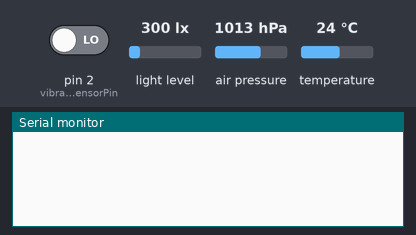
Simulated run of this sketch. Board: Arduino Uno, built with avr-gcc and run on an emulated ATmega328P. Shown: the last lines printed to the serial monitor. The test bench sets the inputs (shaded band); at power-on: light level 300 lx, pin 2 (vibrationSensorPin) LOW, air pressure 1013 hPa, temperature 24 °C.

Above: at 1.2 s.
1.3 s: light level set to 40 lx
At 2.9 s:
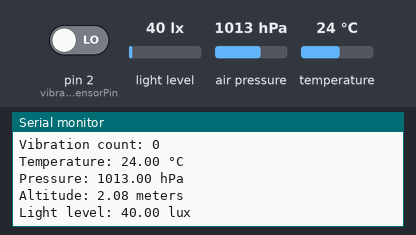
3.6 s: pin 2 (vibrationSensorPin) driven HIGH
5.1 s: air pressure set to 952 hPa
6.6 s: temperature set to 12 °C
At 6.6 s:
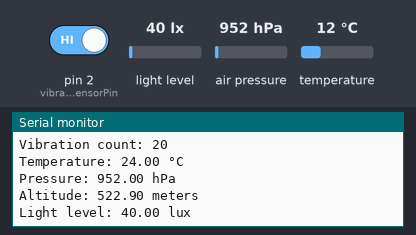
8.1 s: pin 2 (vibrationSensorPin) driven LOW
Timing chart, 0 to 10.6 s (numbered marks = the images above; inputs shaded):
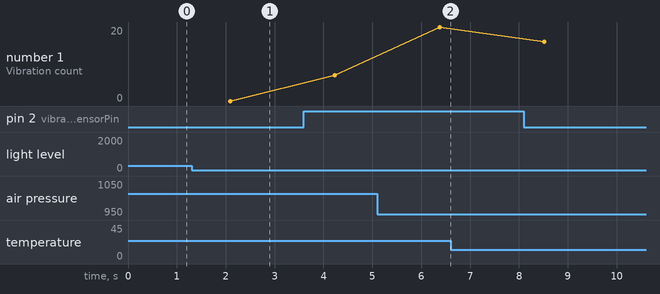

Measured:
- after the input at 1.3 s, the serial monitor: prints a new line after 0.89 s (image 1)
- plotted number 1: 0 → 7 after the input at 3.6 s, 20 → 16 after the input at 8.1 s

The sketch:

Final_code2.ino
```cpp
#include <Wire.h>
#include <Adafruit_BMP280.h>
#include <BH1750.h> // Updated library
#include <DHT11.h>

// Vibration sensor
const int vibrationSensorPin = 2; // Change to D7
int sensorValue = 0;
unsigned long startTime = 0;
unsigned long elapsedTime = 0;
const unsigned long interval = 2000; // Interval in milliseconds (2 seconds)
int vibrationCount = 0;
const int threshold = 500;

// BMP280
Adafruit_BMP280 bmp;
float temperature;
float pressure;
float altitude;

// Light sensor (GY-302) - BH1750
BH1750 lightSensor;

// DHT11
// DHT11 DHT;

void setup() {
  Serial.begin(9600);

  // BMP280 setup
  if (!bmp.begin()) {
    Serial.println(F("Could not find a valid BMP280 sensor, check wiring!"));
    while (1);
  }

  // Light sensor setup
  //lightSensor.begin();
  //lightSensor.configure(BH1750_CONTINUOUS_HIGH_RES_MODE); // Configure sensor mode

  // Record the start time
  startTime = millis();
}

void loop() {
  // Read vibration sensor
  sensorValue = digitalRead(vibrationSensorPin);
  if(sensorValue == HIGH) {
    vibrationCount++;
  }

  // Read BMP280 sensor
  temperature = bmp.readTemperature();
  pressure = bmp.readPressure() / 100.0;
  altitude = bmp.readAltitude(1013.25); // Adjusted to your local pressure

  // Read light sensor
  float lightLevel = lightSensor.readLightLevel();

  // Read DHT11 sensor
  //int chk = DHT.read11(2); // DHT11 connected to D2
  //float humidity = DHT.humidity;

  // Check if the interval has elapsed
  elapsedTime = millis() - startTime;
  if (elapsedTime >= interval) {
    // Print sensor readings
    Serial.println("Vibration count: " + String(vibrationCount));
    Serial.println("Temperature: " + String(temperature) + " °C");
    Serial.println("Pressure: " + String(pressure) + " hPa");
    Serial.println("Altitude: " + String(altitude) + " meters");
    Serial.println("Light level: " + String(lightLevel) + " lux");
 //   Serial.println("Humidity: " + String(humidity) + " %");
    Serial.println();

    // Reset variables and start time
    vibrationCount = 0;
    startTime = millis();
  }

  delay(100); // Delay for stability
}
```
